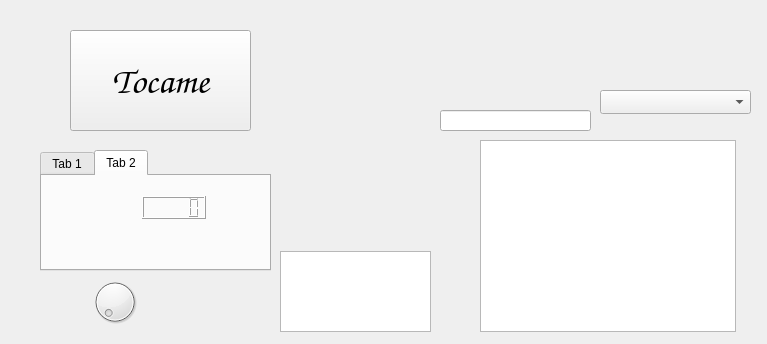
<?xml version="1.0" encoding="UTF-8"?>
<ui version="4.0">
 <class>MainWindow</class>
 <widget class="QMainWindow" name="MainWindow">
  <property name="geometry">
   <rect>
    <x>0</x>
    <y>0</y>
    <width>767</width>
    <height>344</height>
   </rect>
  </property>
  <property name="windowTitle">
   <string>Holi</string>
  </property>
  <widget class="QWidget" name="centralwidget">
   <widget class="QPushButton" name="pushButton">
    <property name="geometry">
     <rect>
      <x>70</x>
      <y>30</y>
      <width>181</width>
      <height>101</height>
     </rect>
    </property>
    <property name="font">
     <font>
      <family>Comic Sans MS</family>
      <pointsize>28</pointsize>
     </font>
    </property>
    <property name="text">
     <string>Tocame</string>
    </property>
   </widget>
   <widget class="QTabWidget" name="tabWidget">
    <property name="geometry">
     <rect>
      <x>40</x>
      <y>150</y>
      <width>231</width>
      <height>121</height>
     </rect>
    </property>
    <property name="currentIndex">
     <number>1</number>
    </property>
    <widget class="QWidget" name="tab">
     <attribute name="title">
      <string>Tab 1</string>
     </attribute>
     <widget class="QLabel" name="label">
      <property name="geometry">
       <rect>
        <x>50</x>
        <y>20</y>
        <width>49</width>
        <height>16</height>
       </rect>
      </property>
      <property name="text">
       <string>TextLabel</string>
      </property>
     </widget>
    </widget>
    <widget class="QWidget" name="tab_2">
     <attribute name="title">
      <string>Tab 2</string>
     </attribute>
     <widget class="QLCDNumber" name="lcdNumber">
      <property name="geometry">
       <rect>
        <x>100</x>
        <y>20</y>
        <width>64</width>
        <height>23</height>
       </rect>
      </property>
     </widget>
    </widget>
   </widget>
   <widget class="QComboBox" name="comboBox">
    <property name="geometry">
     <rect>
      <x>600</x>
      <y>90</y>
      <width>151</width>
      <height>24</height>
     </rect>
    </property>
   </widget>
   <widget class="QLineEdit" name="lineEdit">
    <property name="geometry">
     <rect>
      <x>440</x>
      <y>110</y>
      <width>151</width>
      <height>21</height>
     </rect>
    </property>
   </widget>
   <widget class="QDial" name="dial">
    <property name="geometry">
     <rect>
      <x>90</x>
      <y>270</y>
      <width>50</width>
      <height>64</height>
     </rect>
    </property>
   </widget>
   <widget class="QListWidget" name="listWidget">
    <property name="geometry">
     <rect>
      <x>280</x>
      <y>251</y>
      <width>151</width>
      <height>81</height>
     </rect>
    </property>
   </widget>
   <widget class="QTableWidget" name="tableWidget">
    <property name="geometry">
     <rect>
      <x>480</x>
      <y>140</y>
      <width>256</width>
      <height>192</height>
     </rect>
    </property>
   </widget>
   <widget class="QLabel" name="label_2">
    <property name="geometry">
     <rect>
      <x>260</x>
      <y>10</y>
      <width>151</width>
      <height>181</height>
     </rect>
    </property>
    <property name="text">
     <string/>
    </property>
    <property name="pixmap">
     <pixmap>goku.jpg</pixmap>
    </property>
    <property name="scaledContents">
     <bool>true</bool>
    </property>
   </widget>
  </widget>
 </widget>
 <resources/>
 <connections/>
</ui>
